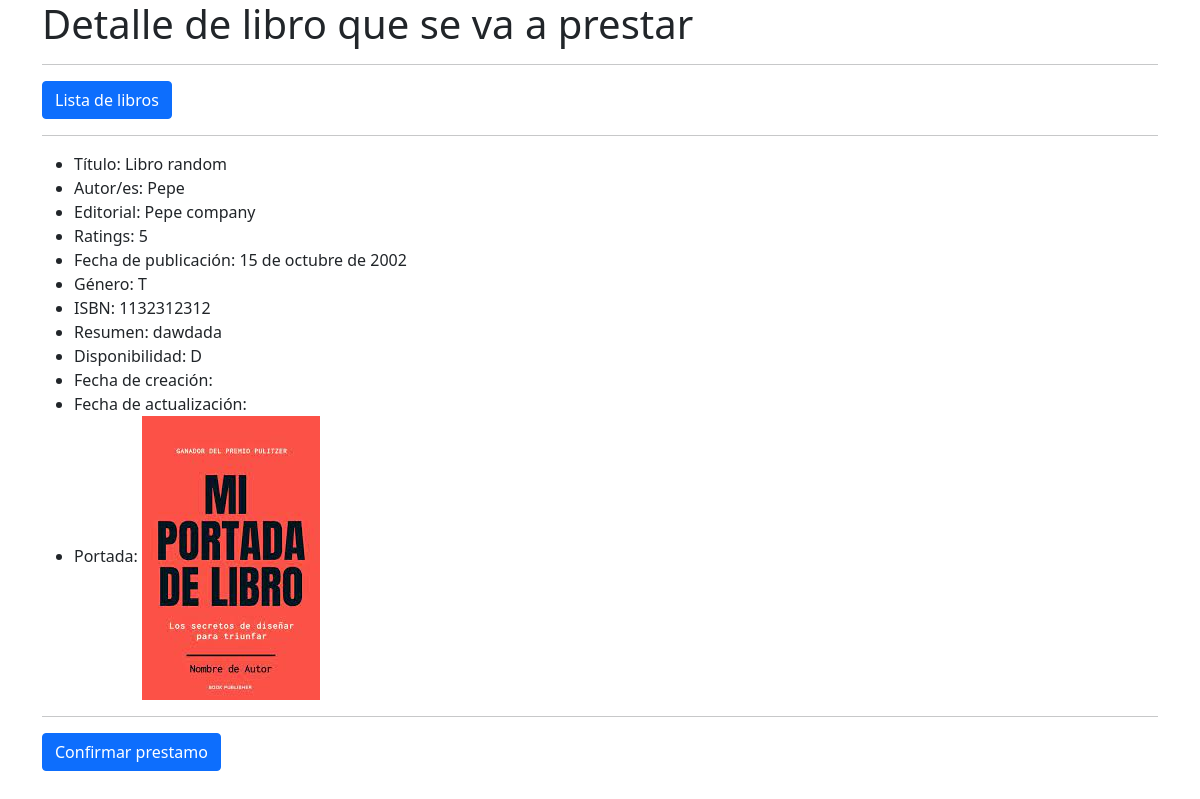
Page /loan/9/ (signed in) on the earlier database version.
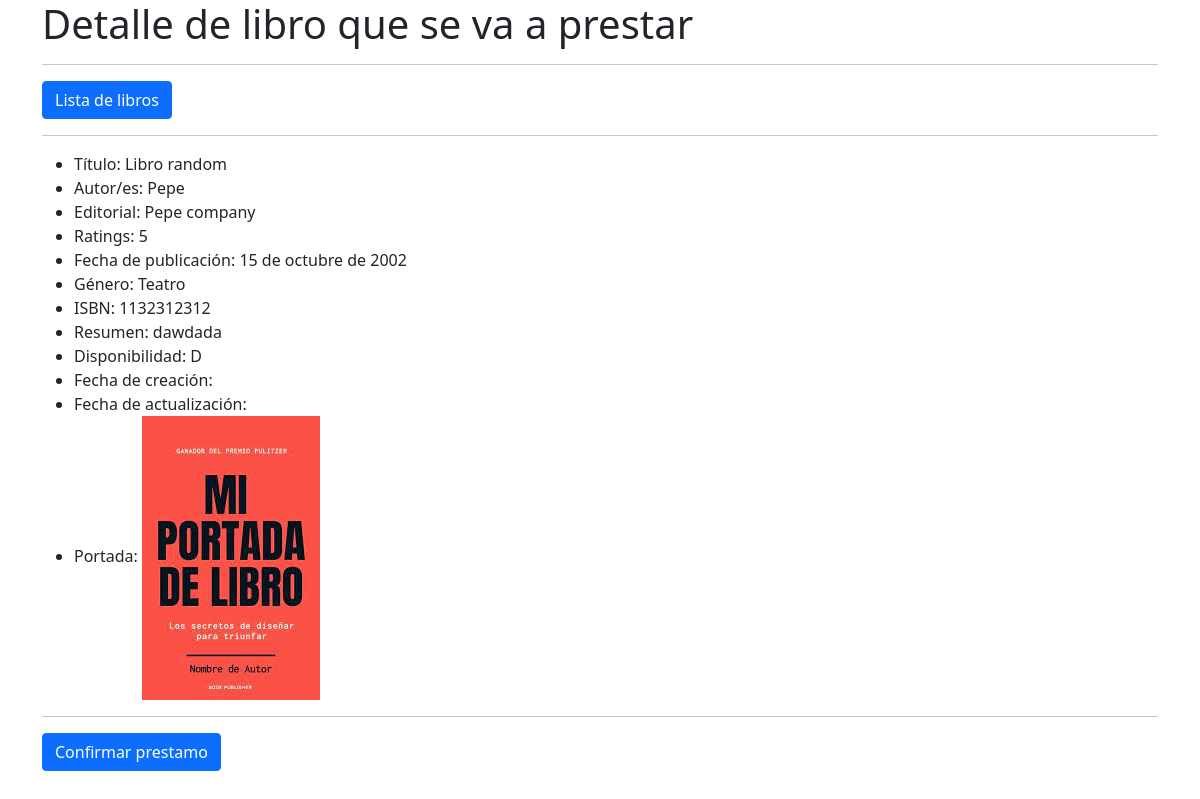
Same page on the later database version.
### biblioteca/models.py (models this page shows, shortened)
class Libro(models.Model):
    titulo = models.CharField(max_length=100)
    autores = models.ManyToManyField(Autor)
    editorial = models.ForeignKey(Editorial, on_delete=models.CASCADE)
    rating = models.PositiveIntegerField(validators=[MaxValueValidator(5)])
    fecha_publicacion = models.DateField()
    GENEROS = (
        ('Novela', 'Novela'),
        ('Cuento', 'Cuento'),
        ('Poesia', 'Poesia'),
        ('Teatro', 'Teatro'),
        ('Otros', 'Otros'),
    )
    genero = models.CharField(max_length=10, choices=GENEROS)
    isbn = models.IntegerField(max_length=13)
    resumen = models.TextField()
    portada = models.ImageField(upload_to='portadas/', null=True, blank=True) #Necesita Pillow
    DISPONIBILIDAD = (
        ('D', 'Disponible'),
        ('P', 'Prestado'),
        ('E', 'En proceso de prestamo'),
    )
    disponibilidad = models.CharField(max_length=1, choices=DISPONIBILIDAD)
    created_at = models.DateTimeField(auto_now_add=True)
    updated_at = models.DateTimeField(auto_now=True)

class Editorial(models.Model):
    nombre = models.CharField(max_length=100)
    direccion = models.TextField(max_length=200)
    sitio_web = models.URLField()
    def __str__(self):
        return self.nombre

### biblioteca/views.py (the view, shortened to what this page needs)
# urls.py: path('loan/<int:pk>/', LibroLoanView.as_view(), name='libro_loan'),
class LibroLoanView(LoginRequiredMixin, View):
    def get(self, request, pk):
        libro = Libro.objects.get(id=pk) #dentro del get, pk es el parametro que le pasamos en la url e id es el campo de la base de datos
        return render(request, 'biblioteca/libro_loan.html', {'libro': libro})

### biblioteca/templates/biblioteca/libro_loan.html (shortened to what this page needs)
<!DOCTYPE html>
<html lang="es">
    <head>
        <link rel="stylesheet" href="https://stackpath.bootstrapcdn.com/bootstrap/5.0.0-alpha1/css/bootstrap.min.css">
    </head>
    <body>
        <div class="container">
            <div class="row">
                <div class="col">
                    <h1>Detalle de libro que se va a prestar</h1>
                    <hr>
                    <a href="{% url 'libro_list' %}" class="btn btn-primary">Lista de libros</a>
                    <hr>
                    <ul>
                        <li>Título: {{ libro.titulo }}</li>
                        <li>Autor/es:
                            {% for autor in libro.autores.all %}
                                {{ autor.nombre }}{% if not forloop.last %}, {% endif %}
                            {% endfor %}
                        </li>
                        <li>Editorial: {{ libro.editorial }}</li>
                        <li>Ratings: {{ libro.rating }}</li>
                        <li>Fecha de publicación: {{ libro.fecha_publicacion }}</li>
                        <li>Género: {{ libro.genero }}</li>
                        <li>ISBN: {{ libro.isbn }}</li>
                        <li>Resumen: {{ libro.resumen }}</li>
                        <li>Disponibilidad: {{ libro.disponibilidad }}</li>
                        <li>Fecha de creación: {{ libro.created_date }}</li>
                        <li>Fecha de actualización: {{ libro.updated_date }}</li>
                        {% if libro.portada %}
                            <li>Portada: <img src="{{ libro.portada.url }}" alt="Foto {{ libro.titulo }}"></li>
                        {% else %}
                            <li>Portada: No hay portada</li>
                        {% endif %}
                    </ul>
                    <hr>
                    <form action="{% url 'libro_loan' libro.id %}" method="POST">
                        <input type="submit" value="Confirmar prestamo" class="btn btn-primary">
                    </form>
                </div>
            </div>
        </div>
    </body>
</html>

Differences in the rows shown:
changed Libro "Libro random": genero "T" → "Teatro"
